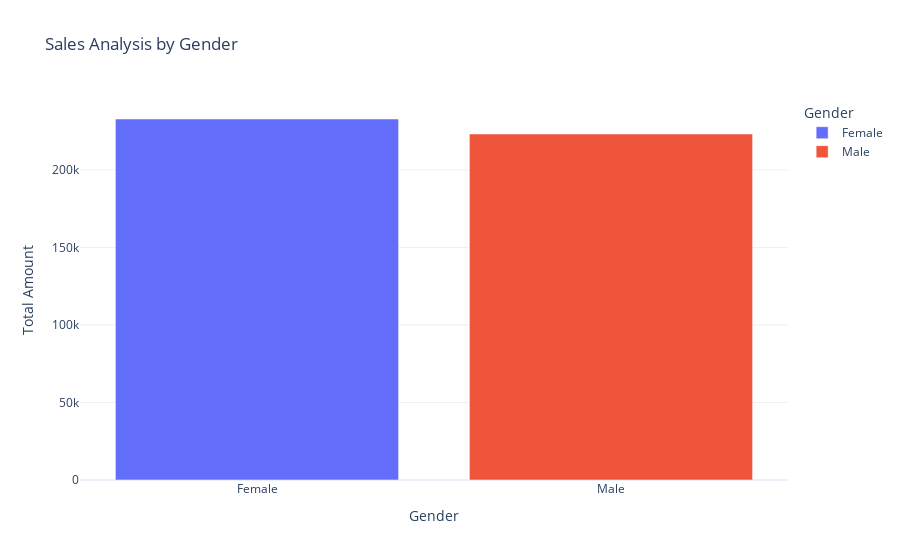

Source (notebook cell):
### Markdown cell above
# Total Sales by Gender

### Code cell
sales_by_gender = df.groupby("Gender")["Total Amount"].sum().reset_index()
fig = px.bar(sales_by_gender,
              x = 'Gender',
              y = 'Total Amount',
              color = 'Gender',
              title = 'Sales Analysis by Gender')
fig.show()

### Figure 1 — Plotly figure (JSON) as saved in the notebook; plotly's stock layout.template omitted (floating-point values rounded to 4 significant figures)
{"data": [{"hovertemplate": "Gender=%{x}<br>Total Amount=%{y}<extra></extra>", "legendgroup": "Female", "marker": {"color": "#636efa", "pattern": {"shape": ""}}, "name": "Female", "orientation": "v", "showlegend": true, "textposition": "auto", "type": "bar", "x": ["Female"], "xaxis": "x", "y": [232840], "yaxis": "y"}, {"hovertemplate": "Gender=%{x}<br>Total Amount=%{y}<extra></extra>", "legendgroup": "Male", "marker": {"color": "#EF553B", "pattern": {"shape": ""}}, "name": "Male", "orientation": "v", "showlegend": true, "textposition": "auto", "type": "bar", "x": ["Male"], "xaxis": "x", "y": [223160], "yaxis": "y"}], "layout": {"barmode": "relative", "legend": {"title": {"text": "Gender"}, "tracegroupgap": 0}, "title": {"text": "Sales Analysis by Gender"}, "xaxis": {"anchor": "y", "categoryarray": ["Female", "Male"], "categoryorder": "array", "domain": [0, 1], "title": {"text": "Gender"}}, "yaxis": {"anchor": "x", "domain": [0, 1], "title": {"text": "Total Amount"}}}}
